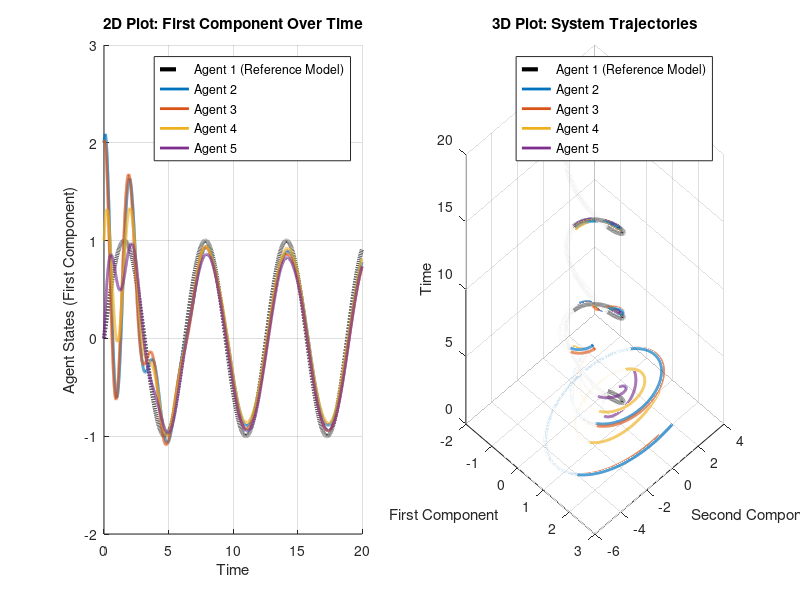

The MATLAB source for this figure:
% MATLAB script for consensus protocol with Brownian noise and barrier function in adaptive bias estimation
clc; clear;

% Parameters
num_agents = 5;                     % Number of agents (Agent 1 is the leader + 4 followers)
time_step = 0.001;                    % Time step for simulation
total_time = 20;                     % Total simulation time
num_steps = total_time / time_step;  % Number of simulation steps

% System matrices
A = [0 1; -2 -1];                    % Dynamics matrix for each agent
B = [0; 1];                          % Input matrix for each agent
C = [1 0];                           % Output matrix (observing the first state only)

% LQR cost matrices (you can tune Q and R for desired performance)
Q = eye(2);                          % State-cost matrix
R = 0.01;                             % Input-cost matrix

% Adjacency matrix representing connectivity between agents (including leader as Agent 1)
A_adj = [0 1 1 0 0;                  
         1 0 1 1 0;
         1 1 0 1 1;
         0 1 1 0 1;
         0 0 1 1 0];

% Degree matrix and Laplacian matrix
D = diag(sum(A_adj, 2));
L = D - A_adj;

% Compute the eigenvalues of the Laplacian matrix
lambda = eig(L);

% Calculate individual LQR gain matrices for each follower based on Laplacian eigenvalues
K_array = zeros(num_agents - 1, 2);  % LQR gains for each follower (row per agent)
for i = 2:num_agents                 % Skip lambda_1 = 0 (as it corresponds to the consensus mode)
    lambda_i = sqrt(lambda(i));
    K_array(i-1, :) = lqr(A, lambda_i * B, Q, R); % Compute LQR gain for each follower
end

% Adaptive gain and leakage rate for bias estimation
gamma = 0.1;       % Adaptation rate for unknown bias compensation
lambda_leakage = 0.01;  % Leakage rate to counteract Brownian noise drift
b_max = 0.0001;         % Maximum bound for bias estimate

% Initialize bias estimates for each neighbor of each follower
bias_estimates = zeros(num_agents - 1, num_agents - 1, 2);  % Each bias estimate is a 2D vector

% Store the history of states for plotting
x_history = zeros(num_agents, 2, num_steps);

% Initial states
x_ref = [sin(0); cos(0)];            % Initial state of the reference model for Agent 1
x_followers = repmat(x_ref', num_agents - 1, 1) + [2, 1; 2, 0; 1, 2; 0, 2]; % Perturbed initial states for followers

% Initialize history
x_history(1, :, 1) = x_ref';         % Initial state of Agent 1
x_history(2:end, :, 1) = x_followers; % Initial states of followers

% Initialize Brownian noise
brownian_noise = zeros(num_agents - 1, num_steps);
noise_std = 0.01;
% Consensus protocol update loop with Brownian noise and adaptive bias with barrier function
for k = 2:num_steps
    % Update Agent 1 (reference model) with a predefined sinusoidal trajectory
    t = (k - 1) * time_step;
    x_ref = [sin(t); cos(t)];  % Agent 1 follows this trajectory directly
    
    % Calculate the output of Agent 1
    y_ref = C * x_ref;
    
    % Generate Brownian noise by accumulating Gaussian noise
    brownian_noise(:, k) = brownian_noise(:, k-1) + noise_std * sqrt(time_step) * randn(num_agents - 1, 1);

    % Calculate noisy outputs for each follower agent
    y_followers = x_followers * C';  % Compute output y = C * x for followers only
    y_followers_noisy = y_followers + brownian_noise(:, k);  % Add Brownian noise to the followers' measurements

    % Initialize control input for followers
    u = zeros(num_agents - 1, 1);
    
% Set threshold for norm constraint
delta = 0.001;       % Maximum allowable norm deviation between each bias and leader
b_leader = 0;       % Assuming the leader’s bias is zero

% Adaptive law with norm constraint barrier function
for i = 1:num_agents - 1
    % Extract the LQR gain for the current follower
    K_i = K_array(i, :);
    
    % Reference tracking term (make follower i track Agent 1's state)
    ref_tracking = K_i(1) * (y_ref - y_followers_noisy(i));
    
    % Consensus term with bias compensation and norm constraint
    consensus_term = 0;
    for j = 1:num_agents - 1
        if L(i+1, j+1) == 1  % Only consider neighbors
            % Calculate the norm-based barrier function gradient
            norm_diff = norm(bias_estimates(i, j, :) - b_leader);
            if norm_diff < delta
                barrier_grad = 0;  % No barrier effect within safe set
            else
                % Apply barrier gradient as bias estimate approaches delta boundary
                barrier_grad = (bias_estimates(i, j, :) - b_leader) / (delta^2 - norm_diff^2);
                
                %barrier_grad = (bias_estimates(i, j, :) * b_max^2) ./ (b_max^2 - bias_estimates(i, j, :).^2).^2;

            end
            
            % Update bias estimates adaptively with leakage and barrier function gradient
            bias_estimates(i, j, :) = bias_estimates(i, j, :) + ...
                (gamma * ((y_followers_noisy(j) - y_followers_noisy(i)) - bias_estimates(i, j, :)) ...
                - lambda_leakage * bias_estimates(i, j, :) + barrier_grad) * time_step;
            
            % Consensus term with adaptive bias compensation
            consensus_term = consensus_term + K_i(2) * ((y_followers_noisy(j) - y_followers_noisy(i)) - bias_estimates(i, j, :));
        end
    end
    
    % Control input combining reference tracking and consensus
    u(i) = ref_tracking + consensus_term;
end  
    % Update each follower's state based on system dynamics
    x_dot_followers = (A * x_followers')' + (B * u')';  % Matrix operations to match dimensions
    x_followers = x_followers + time_step * x_dot_followers;  % Update follower states
    
    % Store the states for plotting
    x_history(1, :, k) = x_ref';       % Update Agent 1's state (leader)
    x_history(2:end, :, k) = x_followers;  % Update follower states
end

% Plot results
time = linspace(0, total_time, num_steps);
figure;


% Plot the first component of each agent's state over time
subplot(1, 2, 1);
hold on;
plot(time, squeeze(x_history(1, 1, :)), 'k--', 'LineWidth', 3, 'DisplayName', 'Agent 1 (Reference Model)');
colors = lines(num_agents - 1);  % Use distinct colors for followers
for i = 2:num_agents
    plot(time, squeeze(x_history(i, 1, :)), 'LineWidth', 2, 'Color', colors(i-1, :), ...
         'DisplayName', sprintf('Agent %d', i));
end
title('2D Plot: First Component Over Time');
xlabel('Time');
ylabel('Agent States (First Component)');
legend;
grid on;

% 3D Plot: System Trajectories (First Component, Second Component, Time)
subplot(1, 2, 2);
hold on;
plot3(squeeze(x_history(1, 1, :)), squeeze(x_history(1, 2, :)), time, 'k--', 'LineWidth', 3, 'DisplayName', 'Agent 1 (Reference Model)');
for i = 2:num_agents
    plot3(squeeze(x_history(i, 1, :)), squeeze(x_history(i, 2, :)), time, 'LineWidth', 2, 'Color', colors(i-1, :), ...
          'DisplayName', sprintf('Agent %d', i));
end
title('3D Plot: System Trajectories');
xlabel('First Component');
ylabel('Second Component');
zlabel('Time');
legend;
grid on;
view(45, 30);  % Adjust view angle for better visualization